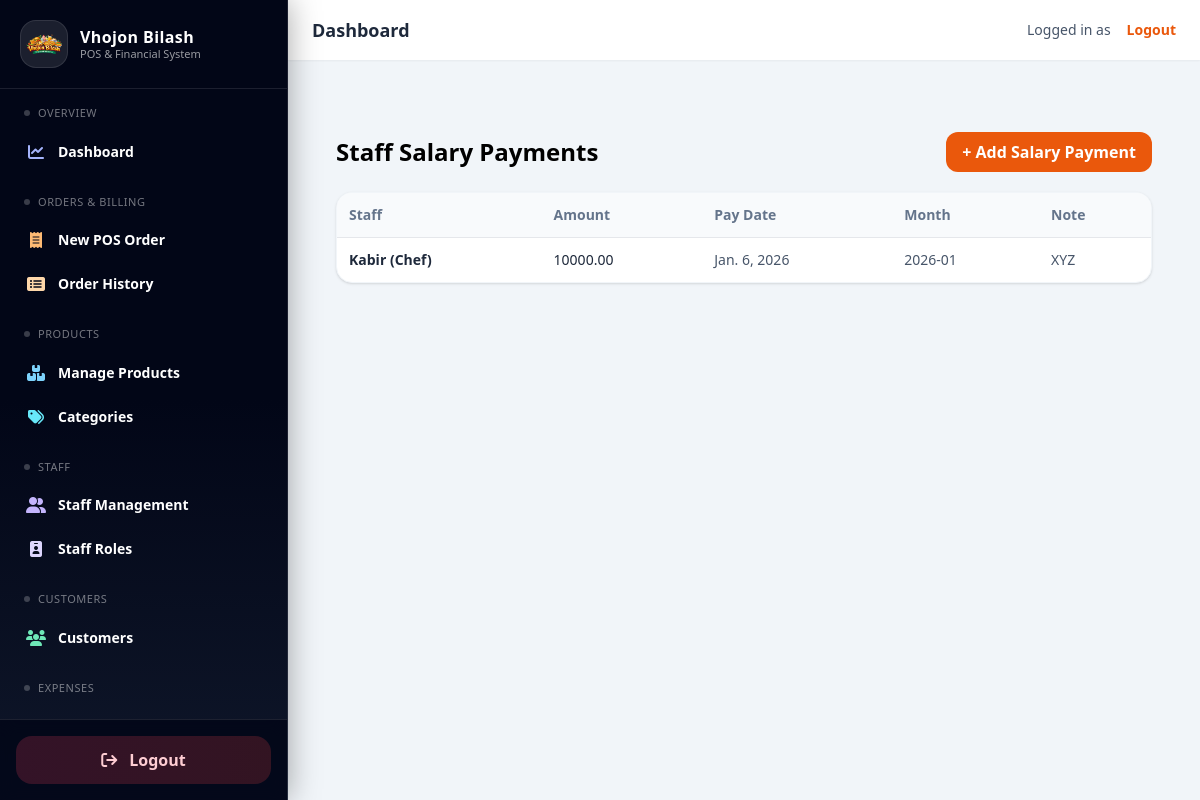
The app's page /expenses/salary/ with its own data.
### expenses/models.py (models this page shows, shortened)
class StaffSalaryPayment(models.Model):
    staff = models.ForeignKey(Staff, on_delete=models.PROTECT, related_name="salary_payments")
    amount = models.DecimalField(max_digits=12, decimal_places=2, null=True, blank=True)
    pay_date = models.DateField(default=timezone.now)
    month = models.DateField(help_text="Use first day of the month (e.g. 2026-01-01).")
    note = models.CharField(max_length=255, blank=True)

### staff/models.py (models this page shows)
class Staff(models.Model):
    name = models.CharField(max_length=120)
    phone = models.CharField(max_length=30, blank=True)
    role = models.ForeignKey(StaffRole, on_delete=models.PROTECT, related_name="staff")
    monthly_salary = models.DecimalField(max_digits=12, decimal_places=2, default=0)
    is_active = models.BooleanField(default=True)
    joined_at = models.DateField(null=True, blank=True)
    def __str__(self):
        return f"{self.name} ({self.role})"

class StaffRole(models.Model):
    name = models.CharField(max_length=80, unique=True)
    def __str__(self):
        return self.name

### expenses/views.py (the view)
# urls.py: path("salary/", views.SalaryPaymentListView.as_view(), name="salary_list"),
class SalaryPaymentListView(ListView):
    model = StaffSalaryPayment
    template_name = "expenses/salary_list.html"
    context_object_name = "items"
    paginate_by = 10
    ordering = ["-pay_date", "-id"]

### expenses/templates/expenses/salary_list.html (shortened to what this page needs)
{% extends "base.html" %}
{% block content %}
<div class="max-w-6xl mx-auto p-6">
  <div class="flex items-center justify-between mb-5">
    <h1 class="text-2xl font-semibold">Staff Salary Payments</h1>
    <a href="{% url 'expenses:salary_create' %}"
       class="px-4 py-2 rounded-xl bg-orange-600 text-white font-semibold hover:bg-orange-700">
      + Add Salary Payment
    </a>
  </div>
  <div class="bg-white rounded-2xl border border-slate-100 shadow overflow-x-auto">
    <table class="w-full text-sm">
      <thead class="text-slate-500 bg-slate-50">
        <tr>
          <th class="text-left p-3">Staff</th>
          <th class="text-left p-3">Amount</th>
          <th class="text-left p-3">Pay Date</th>
          <th class="text-left p-3">Month</th>
          <th class="text-left p-3">Note</th>
        </tr>
      </thead>
      <tbody>
        {% for x in items %}
          <tr class="border-t">
            <td class="p-3 font-semibold text-slate-800">{{ x.staff }}</td>
            <td class="p-3 text-slate-800">{{ x.amount }}</td>
            <td class="p-3 text-slate-600">{{ x.pay_date }}</td>
            <td class="p-3 text-slate-600">{{ x.month|date:"Y-m" }}</td>
            <td class="p-3 text-slate-600">{{ x.note }}</td>
          </tr>
        {% empty %}
          <tr>
            <td class="p-4 text-slate-500" colspan="5">No salary payments found.</td>
          </tr>
        {% endfor %}
      </tbody>
    </table>
  </div>
</div>
{% endblock %}

### records on screen
StaffSalaryPayment: staff "Kabir (Chef)", amount "10000.00", pay_date "Jan. 6, 2026", month "2026-01", note "XYZ"
